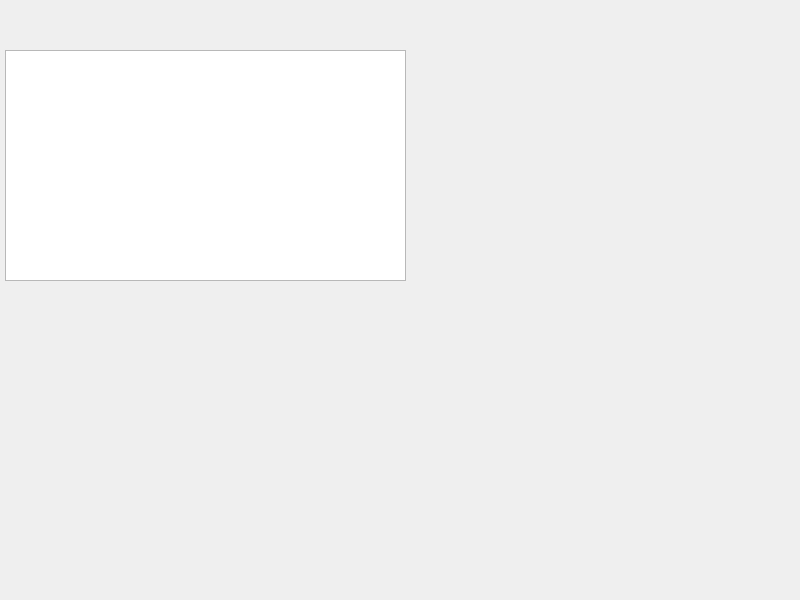
<?xml version="1.0" encoding="UTF-8"?>
<ui version="4.0">
 <class>MainWindow</class>
 <widget class="QMainWindow" name="MainWindow">
  <property name="geometry">
   <rect>
    <x>0</x>
    <y>0</y>
    <width>800</width>
    <height>600</height>
   </rect>
  </property>
  <property name="windowTitle">
   <string>MainWindow</string>
  </property>
  <widget class="QWidget" name="centralwidget">
   <widget class="QGraphicsView" name="graphicsView">
    <property name="geometry">
     <rect>
      <x>5</x>
      <y>50</y>
      <width>401</width>
      <height>231</height>
     </rect>
    </property>
   </widget>
  </widget>
 </widget>
 <resources/>
 <connections/>
</ui>
